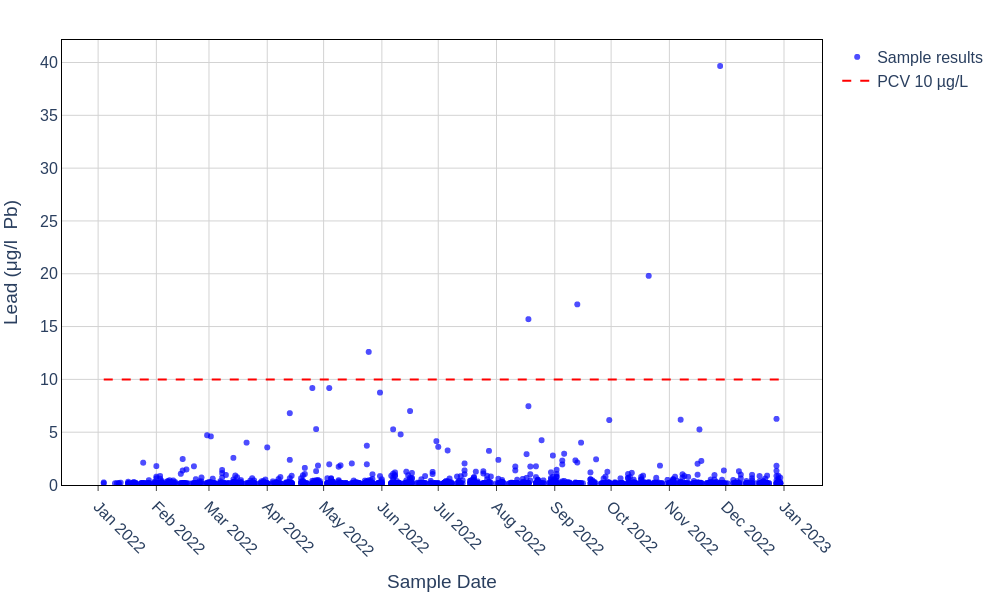

Python code for this plot:
# filename: lead_timeseries.py
import pandas as pd
import plotly.graph_objects as go

# Load and preprocess data
file_name = "Anglian_Water_Domestic_Water_Quality.csv"
df = pd.read_csv(file_name, encoding="utf-8")

# Convert Sample_Date to datetime
df['Sample_Date'] = pd.to_datetime(df['Sample_Date'], format='%d/%m/%Y %H:%M', errors='coerce')

# Filter for Lead determinand and drop rows with null Result
lead_determinand = 'Lead (10 - will apply 25.12.2013)'
df_filtered = df[(df['Determinand'] == lead_determinand) & df['Result'].notna()].copy()

# Sort by Sample_Date
df_filtered.sort_values('Sample_Date', inplace=True)

# Save filtered data for chart plotting
output_csv = "lead_timeseries_data.csv"
df_filtered[['Sample_Date', 'Result', 'Units', 'LSOA', 'Sample_Id', 'ObjectId']].to_csv(output_csv, index=False)

# Confirm units for label (use the most common unit)
units_series = df_filtered['Units'].mode()
units_label = units_series[0] if not units_series.empty else 'µg/L'

# UK PCV limit for Lead
pcv_value = 10

# Create plotly figure
fig = go.Figure()

# Add scatter markers for lead results
fig.add_trace(go.Scatter(
    x=df_filtered['Sample_Date'],
    y=df_filtered['Result'],
    mode='markers',
    marker=dict(
        size=6,
        symbol='circle',
        color='blue',
        opacity=0.7
    ),
    name='Sample results'
))

# Add horizontal dashed red line for PCV 10 µg/L
fig.add_trace(go.Scatter(
    x=[df_filtered['Sample_Date'].min(), df_filtered['Sample_Date'].max()],
    y=[pcv_value, pcv_value],
    mode='lines',
    line=dict(
        color='red',
        width=2,
        dash='dash'
    ),
    name='PCV 10 µg/L'
))

# Update layout with axis labels, gridlines and styling
fig.update_layout(
    template='plotly_white',
    font=dict(size=16),
    margin=dict(l=60, r=40, t=40, b=80),
    xaxis=dict(
        title='Sample Date',
        showgrid=True,
        gridcolor='lightgrey',
        tickformat='%b %Y',
        tickangle=45,
        dtick="M1",
        ticks="outside",
        showline=True,
        linecolor='black',
        mirror=True,
        zeroline=False
    ),
    yaxis=dict(
        title=f'Lead ({units_label})',
        showgrid=True,
        gridcolor='lightgrey',
        showline=True,
        linecolor='black',
        mirror=True,
        zeroline=False,
        rangemode='tozero'
    ),
    legend=dict(
        bgcolor='rgba(255,255,255,0)',
        bordercolor='rgba(0,0,0,0)',
        borderwidth=0
    )
)

# Save the plot to files
html_file = "lead_timeseries.html"
png_file = "lead_timeseries.png"
fig.write_html(html_file, include_plotlyjs='cdn', full_html=True)
fig.write_image(png_file, width=1000, height=600)

# Print the output filenames for terminal confirmation
print(png_file)
print(html_file)
print(output_csv)
print("lead_timeseries.py")
